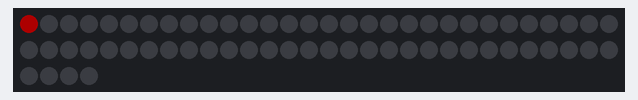
Recording of a sketch running on a simulated Arduino Uno, built with avr-gcc and run on an emulated ATmega328P. On the bench: 64 RGB LEDs in strip order, left to right, continuing on the next row. Dim RGB values are drawn brighter than linear.

Above: at 0.01 s.
At 1.38 s:
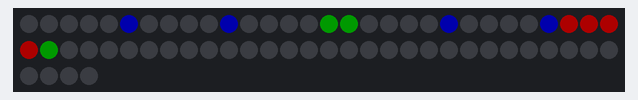
At 2.23 s:
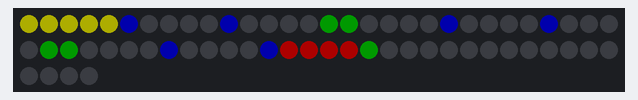
At 2.65 s:
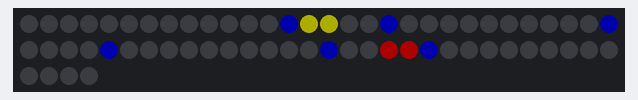
At 3.18 s:
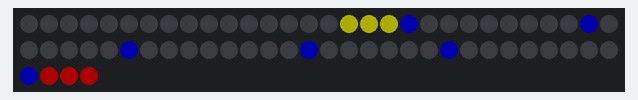

The sketch:

FirstLED.ino
```cpp
#include <FastLED.h>

#define LED_PIN     6
#define BRIGHTNESS  50
#define LED_TYPE    WS2812B
#define COLOR_ORDER GRB
#define UPDATES_PER_SECOND  20
#define BASE_SIZE   8
#define HEIGHT_SIZE 8
#define NUM_LEDS    BASE_SIZE * HEIGHT_SIZE

CRGB leds[NUM_LEDS];
int index = 0;

void setup() {
  FastLED.addLeds<LED_TYPE, LED_PIN, GRB>(leds, NUM_LEDS);
  FastLED.setBrightness(BRIGHTNESS);
  randomSeed(analogRead(0));
}

void loop() {
  // reset matrix
  fill_solid(leds, NUM_LEDS, CRGB::Black);

  // select random square size
  int sqr_size = 6;
  paintSquare(index++, sqr_size);
  if(index >= NUM_LEDS) index = 0;

  FastLED.show();
  FastLED.delay(1000 / UPDATES_PER_SECOND);
}

void paintBug(int i){
  // this square red
  leds[i++] =   CRGB::Red;

  // next square blue
  if(i == NUM_LEDS){
    leds[0] = CRGB::Blue;
    i = 0;
  }
  else leds[i] = CRGB::Blue;
}

void paintSquare(int i, int n){
  /*  Paints an nxn square onto the led matrix where
   *  index i is the top right corner of the square.
   *  The top face is red, right face is blue, left
   *  face is green and bottom face is yellow.
   */

  // top face
  int t_i = i;
  paintRow(i, n, CRGB::Red);

  // bottom face
  if((floor(i/BASE_SIZE) - n + 1) >= 0){
    int i_b = down(i, n);
    if(i_b >= 0) paintRow(i_b, n, CRGB::Yellow);
  }
  // right face
  int r_i = i;
  paintColumn(r_i, n, CRGB::Blue);

  // left face
  if((r_i/BASE_SIZE)%2 == 0){
    // even row
    int L = floor(i / BASE_SIZE) * BASE_SIZE;
    int l_i = i - n + 1;
    if(l_i >= L) paintColumn(l_i, n, CRGB::Green);
  }
  else{
    // odd row
    int R = floor(i / BASE_SIZE) * BASE_SIZE;
    int L = R + BASE_SIZE - 1;
    int l_i = i + n - 1;
    if(l_i <= L) paintColumn(l_i, n, CRGB::Green);
  }

}

void paintRow(int i, int n, CRGB colour){
  /* Paints a row in the array (i-n, i] the colour.
   * This ALWAYS paints to the LEFT of i as it APPEARS
   * in the LED matrix. (note the ZigZag pattern)
   */
  int j = i;
  if((i/BASE_SIZE)%2 == 0){
    // even row
    int L = floor(i / BASE_SIZE) * BASE_SIZE;
    int R = L + BASE_SIZE - 1;

    while((j >= L) && (j > i-n)){
      leds[j--] = colour;
    }
  }
  else{
    // odd row
    int R = floor(i / BASE_SIZE) * BASE_SIZE;
    int L = R + BASE_SIZE - 1;

    while((j <= L) && (j < i+n)){
      leds[j++] = colour;
    }
  }
}

void paintColumn(int i, int n, CRGB colour){
  /*  Paints the column of n pixels including i below i.
   */
  if(n > 0 && i > 0){
    int row = i / BASE_SIZE;
    int delta = i - (row * BASE_SIZE);
    int next_i = (row * BASE_SIZE) - delta - 1;
    leds[i] = colour;
    paintColumn(next_i, n-1, colour);
  }
}

int down(int i, int n){
  /*  Returns the pixel index of the pixel n pixels
   *  below i.
   */
  if(n == 1) return i;

  int row = i / BASE_SIZE;
  int delta = i - (row * BASE_SIZE);
  int next_i = (row * BASE_SIZE) - delta - 1;
  return down(next_i, n-1);
}
```

Measured:
- by itself, everything shown: repeats every 3.4 s, in 64 steps
